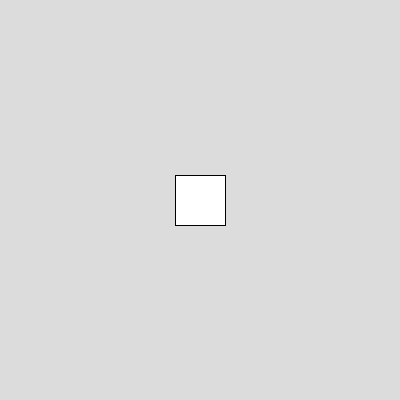
Frame 1 (no input)
Frame 60 (the mouse pressed at the canvas centre just before this capture): identical to frame 1, image omitted
Frame 120 (the mouse held since frame 60 and released just before this capture): identical to frame 1, image omitted

The Processing sketch that drew this single still picture (run headless with seeded random() and noise(); from frame 60 on, the mouse is pressed at the canvas centre):

// Processing sketch: drag_temp
// ── drag_temp.pde
// Define variables
float boxX, boxY;
int boxWidth = 50;
int boxHeight = 50;

boolean isDragging = false;
float dragOffsetX, dragOffsetY;

// Setup function
void setup() {
  size(400, 400);
  frameRate(60);

  boxX = width / 2 - boxWidth / 2;
  boxY = height / 2 - boxHeight / 2;
}

// Draw function
void draw() {
  background(220);

  // Draw bounding box
  stroke(0);
  fill(255);
  rect(boxX, boxY, boxWidth, boxHeight);

  // Handle mouse click, hold, and drag
  if (mousePressed) {
    if (!isDragging) {
      if (mouseX > boxX && mouseX < boxX + boxWidth && mouseY > boxY && mouseY < boxY + boxHeight) {
        dragOffsetX = mouseX - boxX;
        dragOffsetY = mouseY - boxY;
        isDragging = true;
      }
    }
  } else {
    isDragging = false;
  }

  if (isDragging) {
    boxX = mouseX - dragOffsetX;
    boxY = mouseY - dragOffsetY;
  }
}
